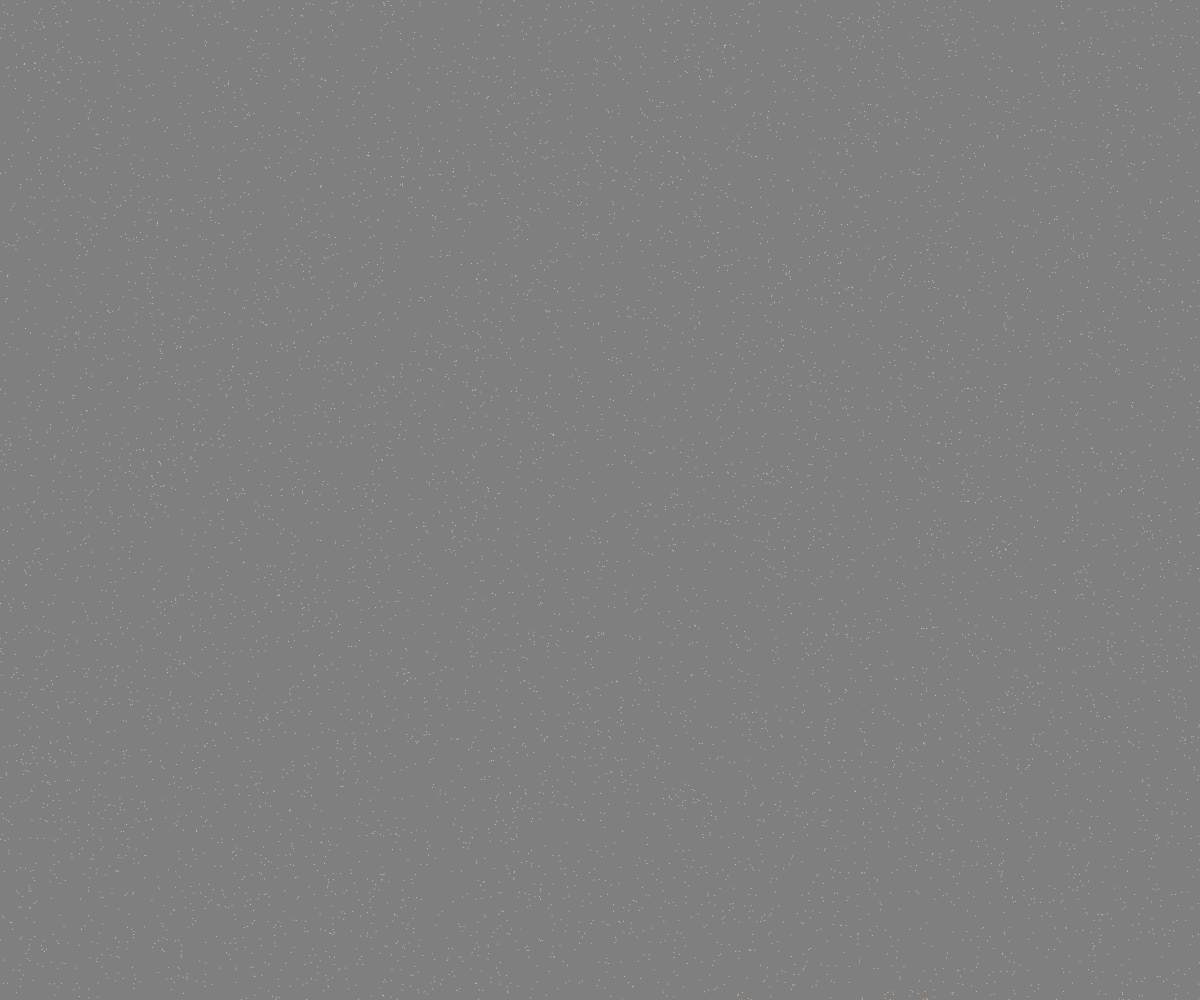
Frame 1 (no input)
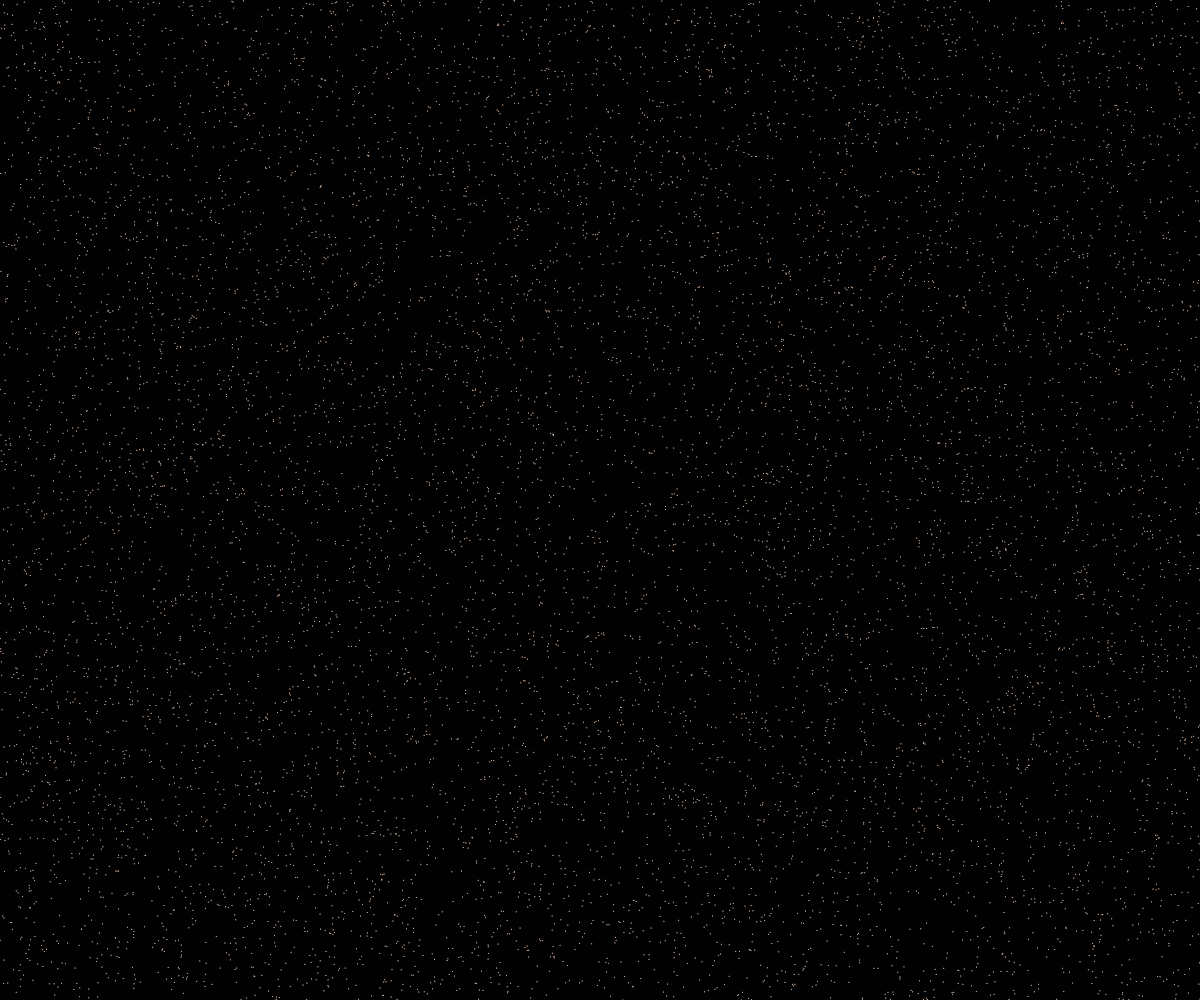
Frame 60 (no input)
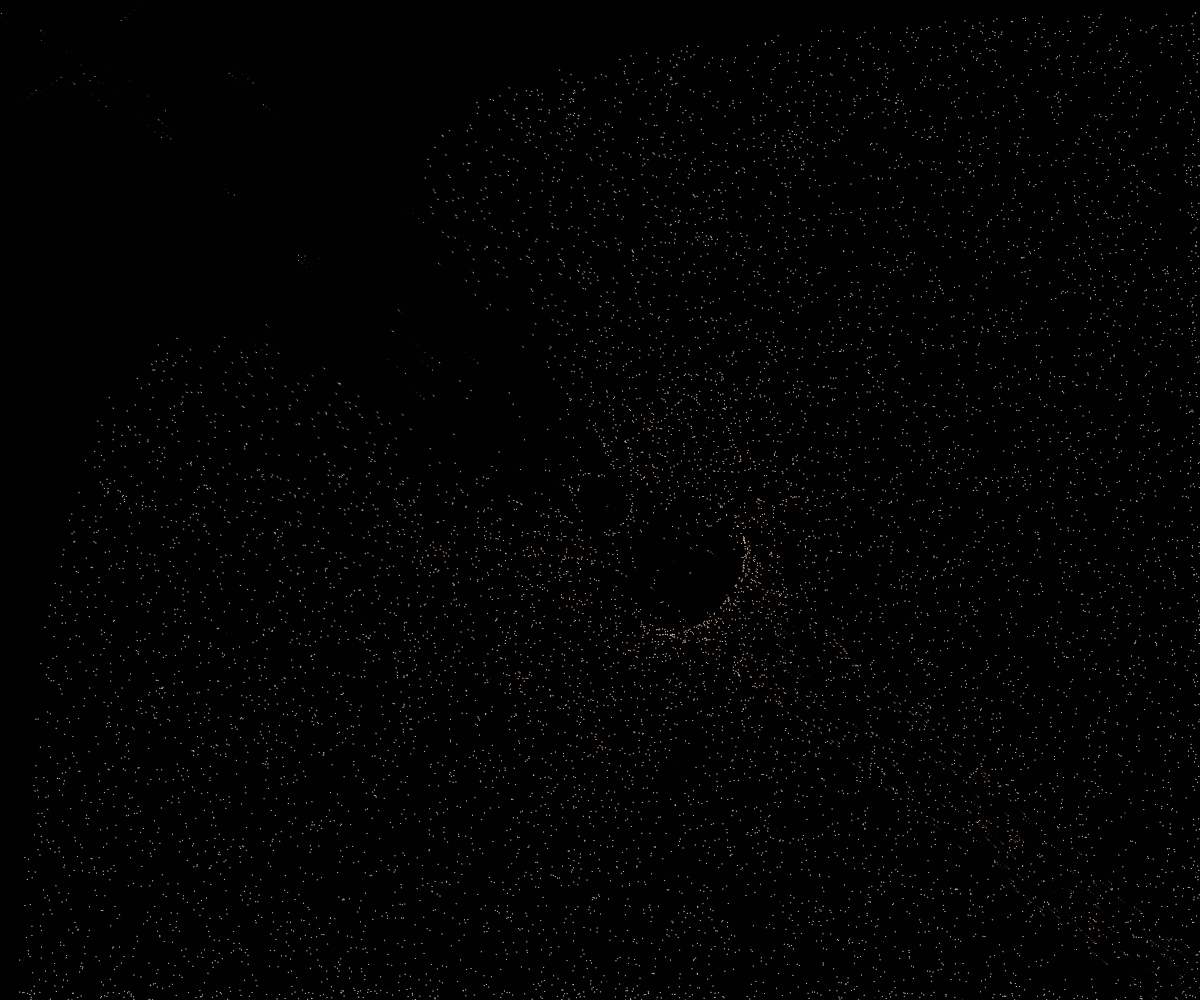
Frame 120 (the mouse pressed at the canvas centre since frame 60)

The p5.js sketch that drew these frames (run headless with seeded random() and noise() and a simulated clock; from frame 60 on, the mouse is pressed at the canvas centre):

// p5.js sketch
// ── sketch.js
var particleQuantity = 10000;


var positionX = new Array(particleQuantity);
var positionY = new Array(particleQuantity);
var velocityX = new Array(particleQuantity).fill(0);
var velocityY = new Array(particleQuantity).fill(0);

function setup() {
    createCanvas(window.innerWidth, window.innerHeight);
    frameRate(20);
    stroke(237, 201, 175);
    for (var particle = 1; particle < particleQuantity; particle++) {
        positionX[particle] = random(0, width);
        positionY[particle] = random(0, height);
    }

    positionX[0] = 0;
    positionY[0] = 0; 
}


function draw() {
    background(0, 128);
    velocityX[0] = velocityX[0] * 0.5 + (mouseX - positionX[0]) * 0.1;
    velocityY[0] = velocityY[0] * 0.5 + (mouseY - positionY[0]) * 0.1;

    positionX[0] += velocityX[0];
    positionY[0] += velocityY[0];

    for (var particle = 1; particle < particleQuantity; particle++) {
        var whatever = 1024 / (sq(positionX[0] - positionX[particle]) + sq(positionY[0] - positionY[particle]));

        velocityX[particle] = velocityX[particle] * 0.95 + (velocityX[0] - velocityX[particle]) * whatever;
        velocityY[particle] = velocityY[particle] * 0.95 + (velocityY[0] - velocityY[particle]) * whatever;

        positionX[particle] += velocityX[particle];
        positionY[particle] += velocityY[particle];

        if ((positionX[particle] < 0 && velocityX[particle] < 0) || (positionX[particle] > width && velocityX[particle] > 0)) {
            velocityX[particle] = -velocityX[particle];
        }

        if ((positionY[particle] < 0 && velocityY[particle] < 0) || (positionY[particle] > height && velocityY[particle] > 0)) {
            velocityY[particle] = -velocityY[particle];
        }

        point(positionX[particle], positionY[particle]);
    }
}


function mousePressed() {
    for (var particle = 1; particle < particleQuantity; particle++) {
        positionX[particle] = random(0, width);
        positionY[particle] = random(0, height);
    }
}
